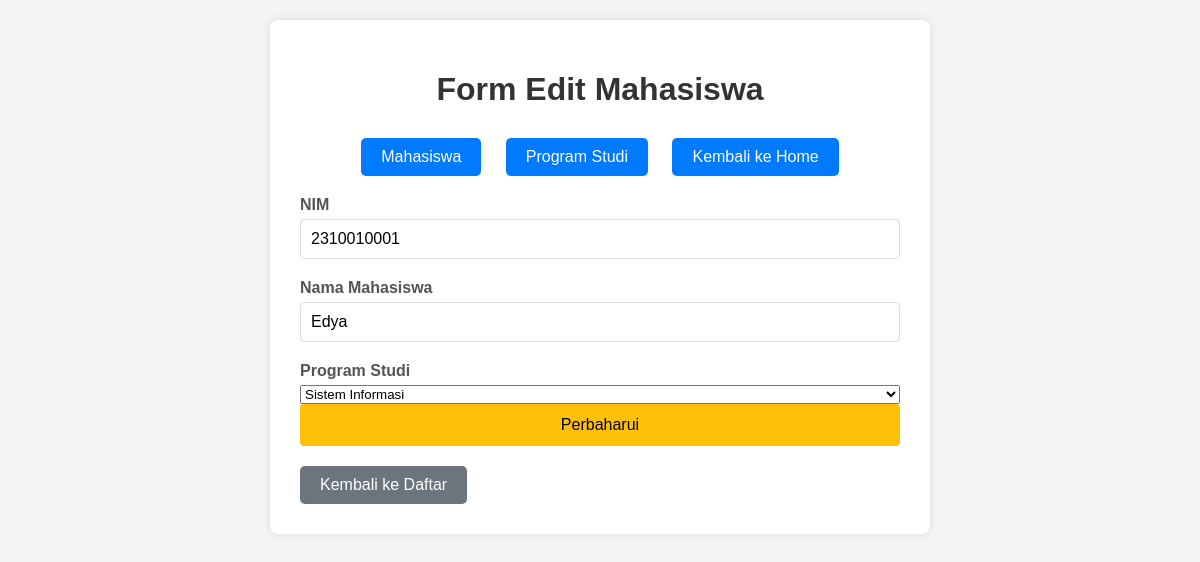
/index.php/mahasiswa/edit/4, run on the app's committed database.
### tables this page shows
CREATE TABLE `mahasiswa` (
  `id_mahasiswa` int NOT NULL,
  `nim` varchar(15) NOT NULL,
  `nama_mhs` varchar(90) NOT NULL,
  `id_prodi` int DEFAULT NULL
);

CREATE TABLE `prodi` (
  `id_prodi` int NOT NULL,
  `kode_prodi` varchar(10) NOT NULL,
  `nama_prodi` varchar(255) NOT NULL
);

### application/controllers/Mahasiswa.php (called while the page is built, shortened)
<?php
class Mahasiswa extends CI_Controller
{
    public function __construct()
    {
        $this->load->model('Mahasiswa_model');
        $this->load->model('Prodi_model');
    }
    public function edit($id)
    {
        $data['mahasiswa'] = $this->Mahasiswa_model->getById($id);
        $this->load->model('Prodi_model');
        $data['prodi'] = $this->Prodi_model->lihatData();
        $this->load->view('mahasiswa_edit', $data);
    }
}

### index.php (called while the page is built, shortened)
<?php
require_once BASEPATH.'core/CodeIgniter.php';

### application/models/Mahasiswa_model.php (called while the page is built, shortened)
<?php
class Mahasiswa_model extends CI_Model
{
    public function getById($id)
    {
        $query = $this->db->get_where('mahasiswa', ['id_mahasiswa' => $id]);
        return $query->row();
    }
}

### application/models/Prodi_model.php (called while the page is built, shortened)
<?php
class Prodi_model extends CI_Model
{
    public function lihatData()
    {
        return $this->db->get('prodi')->result();
    }
}

### application/views/Mahasiswa_edit.php (the view, shortened to what this page needs)
<!DOCTYPE html>
<html lang="en">
<head>
</head>
<body>
    <div class="container">
        <h1>Form Edit Mahasiswa</h1>
        <div class="nav">
            <a href="<?php echo site_url('mahasiswa') ?>">Mahasiswa</a>
            <a href="<?php echo site_url('prodi') ?>">Program Studi</a>
            <a href="<?php echo site_url('welcome') ?>" class="btn-back">Kembali ke Home</a>
        </div>
        <form action="<?= site_url('mahasiswa/perbaharui/'.$mahasiswa->id_mahasiswa) ?>" method="post">
            <label for="nim">NIM</label>
            <input type="text" name="nim" value="<?= $mahasiswa->nim ?>" required>
            <label for="nama_mhs">Nama Mahasiswa</label>
            <input type="text" name="nama_mhs" value="<?= $mahasiswa->nama_mhs ?>" required>
            <label for="id_prodi">Program Studi</label>
            <select name="id_prodi" required>
                <?php foreach ($prodi as $p): ?>
                    <option value="<?= $p->id_prodi ?>" <?= ($p->id_prodi == $mahasiswa->id_prodi) ? 'selected' : '' ?>><?= $p->nama_prodi ?></option>
                <?php endforeach; ?>
            </select>
            <input type="submit" value="Perbaharui">
        </form>
        <a href="<?php echo site_url('mahasiswa') ?>" class="btn-back">Kembali ke Daftar</a>
    </div>
</body>
</html>

### application/views/Mahasiswa_edit.php (style rules this page uses)
body { font-family: Arial, sans-serif; background-color: #f4f4f4; margin: 0; padding: 20px; }
.container { max-width: 600px; margin: 0 auto; background-color: white; padding: 30px; border-radius: 8px; box-shadow: 0 0 10px rgba(0,0,0,0.1); }
h1 { color: #333; text-align: center; margin-bottom: 30px; }
.nav { text-align: center; margin-bottom: 20px; }
.nav a { display: inline-block; margin: 0 10px; padding: 10px 20px; background-color: #007bff; color: white; text-decoration: none; border-radius: 5px; transition: background-color 0.3s; }
form { display: flex; flex-direction: column; }
label { margin-bottom: 5px; font-weight: bold; color: #555; }
input[type="text"] { padding: 10px; margin-bottom: 20px; border: 1px solid #ddd; border-radius: 4px; font-size: 16px; }
input[type="submit"] { padding: 12px; background-color: #ffc107; color: black; border: none; border-radius: 4px; font-size: 16px; cursor: pointer; transition: background-color 0.3s; }
.btn-back { display: inline-block; padding: 10px 20px; background-color: #6c757d; color: white; text-decoration: none; border-radius: 5px; margin-top: 20px; text-align: center; transition: background-color 0.3s; }

### data on the page
mahasiswa: nim "2310010001", nama_mhs "Edya", id_prodi "Sistem Informasi"
